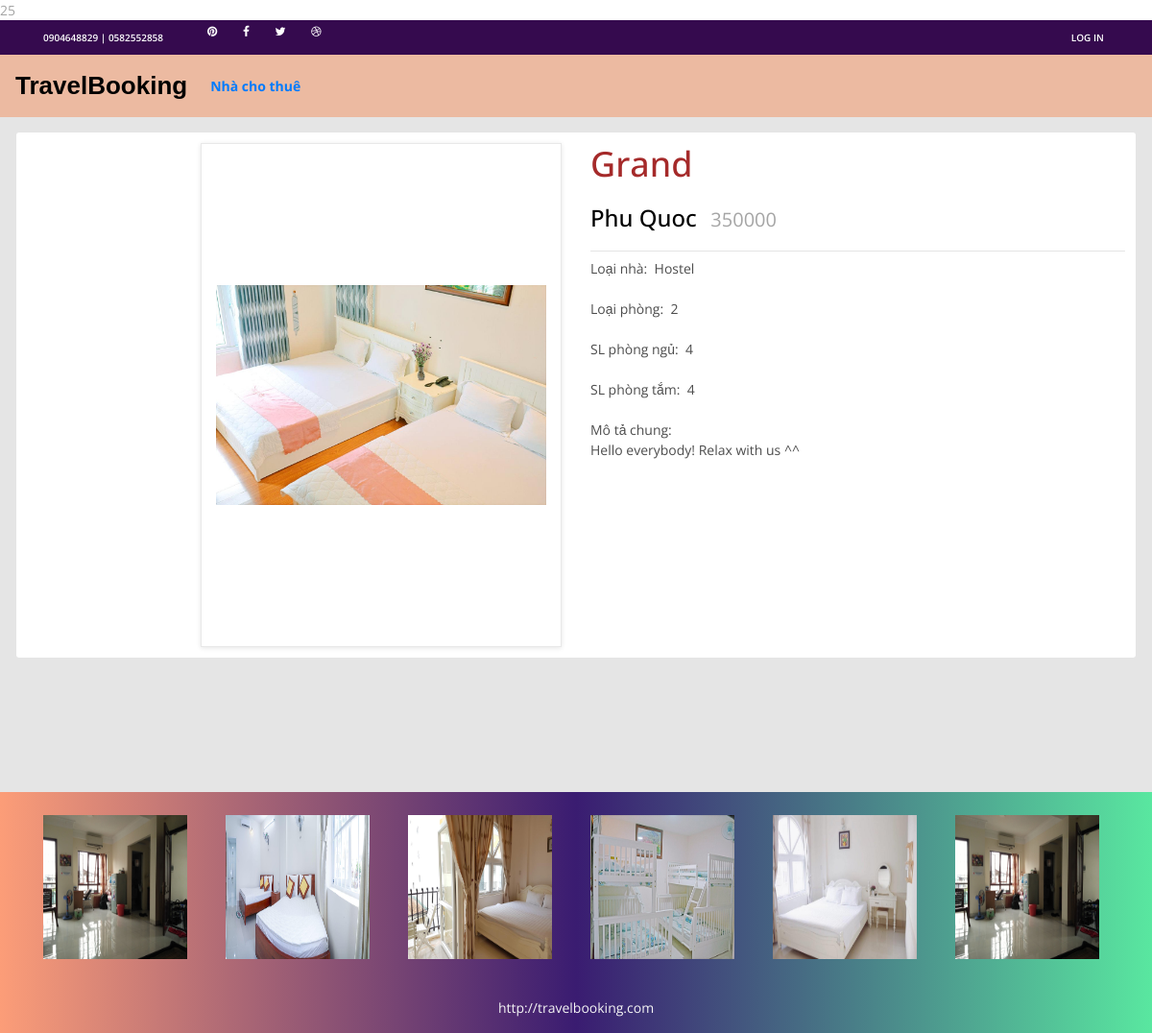
The page /roomdetails.php?id=25 on the database its author committed.
### tables this page shows
CREATE TABLE `uptohouse` (
  `ID` int(10) NOT NULL,
  `TenNha` varchar(20) DEFAULT NULL,
  `LoaiNha` varchar(15) DEFAULT NULL,
  `LoaiPhong` varchar(15) DEFAULT NULL,
  `DiaChi` varchar(30) DEFAULT NULL,
  `SLphongNgu` int(10) DEFAULT NULL,
  `SLphongTam` int(10) NOT NULL,
  `GiaTienTheoDem` int(8) DEFAULT NULL,
  `MoTaChung` varchar(150) NOT NULL,
  `HinhAnh` varchar(100) DEFAULT NULL,
  `IDuser` int(10) DEFAULT NULL,
  `NoiBat` int(3) DEFAULT NULL
);

### roomdetails.php (the view, shortened to what this page needs)
<?php
    include_once('connectmysql.php');
    $id = $_GET['id'];
    $sql = "SELECT * FROM `uptohouse` WHERE ID = '$id'";
    $query = mysqli_query($conn,$sql);
?>
<!DOCTYPE html>
<html lang="en">
<head>
    <link rel="stylesheet" href="roomdetails.css"/>
    <link rel="stylesheet" href="https://maxcdn.bootstrapcdn.com/bootstrap/4.0.0/css/bootstrap.min.css">
    <link rel="stylesheet" href="https://use.fontawesome.com/releases/v5.7.2/css/all.css">
    <link rel="stylesheet" href="https://use.fontawesome.com/releases/v5.8.2/css/all.css">
    <link rel="stylesheet" href="https://stackpath.bootstrapcdn.com/font-awesome/4.7.0/css/font-awesome.min.css">
    <link rel="stylesheet" type="text/css" href="plugins/OwlCarousel2-2.2.1/owl.carousel.css">
    <link rel="stylesheet" type="text/css" href="plugins/OwlCarousel2-2.2.1/owl.theme.default.css">
    <link rel="stylesheet" type="text/css" href="plugins/OwlCarousel2-2.2.1/animate.css">
    <link rel="stylesheet" type="text/css" href="styles/main_styles.css">
    <link rel="stylesheet" type="text/css" href="styles/responsive.css">
</head>
<body>
        <div class="top_bar">
			<div class="container">
				<div class="row">
					<div class="col d-flex flex-row">
						<div class="phone">0904648829 | 0582552858</div>
						<div class="social">
							<ul class="social_list">
								<li class="social_list_item"><a href="#"><i class="fa fa-pinterest" aria-hidden="true"></i></a></li>
								<li class="social_list_item"><a href="#"><i class="fa fa-facebook" aria-hidden="true"></i></a></li>
								<li class="social_list_item"><a href="#"><i class="fa fa-twitter" aria-hidden="true"></i></a></li>
								<li class="social_list_item"><a href="#"><i class="fa fa-dribbble" aria-hidden="true"></i></a></li>
							</ul>
						</div>
						<div class="user_box ml-auto">
                            <?php if(!isset($_SESSION['fmail'])){ ?>
							<div class="user_box_register user_box_link"><a href="indexbooking/indexbooking.php">Log in &nbsp;</a></div>
							<?php } ?>
						</div>
					</div>
				</div>
			</div>
		</div>
        <nav class="navbar navbar-expand-lg darkgray-bg"  style="font-weight: bold">
            <a class="navbar-brand" href="home.php"><span style="font-size: 26px; font-family:'Trebuchet MS', 'Lucida Sans Unicode', 'Lucida Grande', 'Lucida Sans', Arial, sans-serif">TravelBooking</span></a>
            <div class="collapse navbar-collapse" id="navbarSupportedContent1">
            <ul class="navbar-nav mr-auto">
				<li class="nav-item">
                <a class="nav-link" href="theroom.php">Nhà cho thuê</a>
                </li>
            </ul>
            </div>
        </nav>
<div class="super_container">
    <div class="single_product">
        <div class="container-fluid" style=" background-color: #fff; padding: 11px;">
            <div class="row">
                <div class="col-lg-2 order-lg-1 order-2">
                </div>
                <?php while ($row = mysqli_fetch_assoc($query)) {
                    ?>
                <div class="col-lg-4 order-lg-2 order-1">
                    <div class="image_selected"><img src="image/<?php echo $row ['HinhAnh'];?>" alt=""></div>
                </div>
                <div class="col-lg-6 order-3">
                    <div class="product_description">
                        <div class="product_name"><h2><?php  echo $row['TenNha']; ?></h2></div>
                        <div>
                            <span class="product_price"><?php  echo $row['DiaChi']; ?></span>&nbsp;&nbsp;&nbsp;
                            <span style="font-size: 20px"><?php  echo $row['GiaTienTheoDem']; ?>
                        </div>
                        <hr class="singleline">
                        <div> <span class="product_info">Loại nhà: &nbsp;<?php  echo $row['LoaiNha']; ?></span></div>
                        <br>
                        <div> <span class="product_info">Loại phòng: &nbsp;<?php  echo $row['LoaiPhong']; ?></span></div>
                        <br>
                        <div> <span class="product_info">SL phòng ngủ: &nbsp;<?php  echo $row['SLphongNgu']; ?></span></div>
                        <br>
                        <div> <span class="product_info">SL phòng tắm: &nbsp;<?php  echo $row['SLphongTam']; ?></span></div>
                        <br>
                        <div> <span class="product_info">Mô tả chung: <br><?php  echo $row['MoTaChung']; ?></span></div>
                        <br><br>
                    </div>
                </div>
                <?php } ?>
            </div>
        </div>
    </div>
</div>
    <footer class="page-footer font-small mdb-color bg-cl pt-4">
        <div class="container">
            <div class="row">
            <?php
                    $sql = "SELECT * FROM `uptohouse` ORDER BY RAND() LIMIT 6";
                    $exec = $conn->query($sql);
                    while($row = $exec->fetch_assoc()){
            ?>
                <div class="col-lg-2 col-md-12 mb-4">
                <div class="view overlay z-depth-1-half">
                    <img src="image/<?php echo $row ['HinhAnh'];?>" class="img-st">
                </div>
                </div>
            <?php } ?>
            </div>
        </div>
        <div class="footer-copyright text-center py-3">
        <a style="color: whitesmoke" href=""> http://travelbooking.com</a>
        </div>
    </footer>
</body>
</html>

### roomdetails.css (style rules this page uses)
.bg-cl { background-image: linear-gradient(to right, #fc9d78, #3a1c71, #59e7a0); }
.darkgray-bg { background-color: #ecbaa1; }
.navbar-brand { color: black; }
.img-st { width: 150px; height: 150px; }
.container-fluid { border-radius: 3px; }
.single_product { padding-top: 66px; padding-bottom: 140px; background-color: #e5e5e5; margin-top: 0px; padding: 17px; }
.product_name { color: brown; font-weight: bold; margin-top: 0px }
.product_price { color: #000; display: inline-block; font-size: 24px; font-weight: 500; margin-top: 9px; clear: left }
.singleline { margin-top: 1rem; margin-bottom: .40rem; border: 0; border-top: 1px solid rgba(0, 0, 0, .1) }
.product_info { color: #4d4d4d; display: inline-block }
.product_description { padding-left: 0px }
.image_selected { display: -webkit-box; display: -moz-box; display: -ms-flexbox; display: -webkit-flex; display: flex; flex-direction: column; justify-content: center; align-items: center; width: calc(100% + 15px); height: 525px; -webkit-transform: translateX(-15px); -moz-transform: translateX(-15px); -ms-transform: translateX(-15px); -o-transform: translateX(-15px); transform: translateX(-15px); border: solid 1px #e8e8e8; box-shadow: 0px 0px 0px rgba(0, 0, 0, 0.1); overflow: hidden; padding: 15px }
* { margin: 0; padding: 0; -webkit-font-smoothing: antialiased; -webkit-text-shadow: rgba(0, 0, 0, .01) 0 0 1px; text-shadow: rgba(0, 0, 0, .01) 0 0 1px }
body { font-family: 'Rubik', sans-serif; font-size: 14px; font-weight: 400; background: #FFFFFF; color: #000000 }
div { display: block; position: relative; -webkit-box-sizing: border-box; -moz-box-sizing: border-box; box-sizing: border-box }
ul { list-style: none; margin-bottom: 0px }
.single_product { padding-top: 16px; padding-bottom: 140px }
.image_selected { display: -webkit-box; display: -moz-box; display: -ms-flexbox; display: -webkit-flex; display: flex; flex-direction: column; justify-content: center; align-items: center; width: calc(100% + 15px); height: 525px; -webkit-transform: translateX(-15px); -moz-transform: translateX(-15px); -ms-transform: translateX(-15px); -o-transform: translateX(-15px); transform: translateX(-15px); border: solid 1px #e8e8e8; box-shadow: 0px 1px 5px rgba(0, 0, 0, 0.1); overflow: hidden; padding: 15px }
.image_selected img { max-width: 100% }

### styles/main_styles.css (style rules this page uses)
* { margin: 0; padding: 0; -webkit-font-smoothing: antialiased; -webkit-text-shadow: rgba(0, 0, 0, .01) 0 0 1px; text-shadow: rgba(0, 0, 0, .01) 0 0 1px; }
body { font-family: 'Open Sans', sans-serif; font-size: 14px; font-weight: 400; background: #FFFFFF; color: #a5a5a5; }
div { display: block; position: relative; -webkit-box-sizing: border-box; -moz-box-sizing: border-box; box-sizing: border-box; }
ul { list-style: none; margin-bottom: 0px; }
a, a:hover, a:visited, a:active, a:link { text-decoration: none; -webkit-font-smoothing: antialiased; -webkit-text-shadow: rgba(0, 0, 0, .01) 0 0 1px; text-shadow: rgba(0, 0, 0, .01) 0 0 1px; }
h2 { font-size: 36px; }
h1, h2, h3, h4, h5, h6 { font-family: 'Open Sans', sans-serif; -webkit-font-smoothing: antialiased; -webkit-text-shadow: rgba(0, 0, 0, .01) 0 0 1px; text-shadow: rgba(0, 0, 0, .01) 0 0 1px; }
.super_container { width: 100%; overflow: hidden; }
.top_bar { width: 100%; height: 36px; background: #350a4e; -webkit-transition: all 400ms ease; -moz-transition: all 400ms ease; -ms-transition: all 400ms ease; -o-transition: all 400ms ease; transition: all 400ms ease; }
.phone { display: inline-block; margin-right: 36px; line-height: 36px; font-size: 10px; font-weight: 600; color: #FFFFFF; }
.social_list_item { position: relative; display: inline-block; margin-right: 3px; }
.social_list_item:last-child { margin-right: 0px; }
.social_list_item a { display: block; width: 100%; padding-left: 10px; padding-right: 10px; line-height: 36px; }
.social_list_item a i { font-size: 12px; color: #FFFFFF; -webkit-transition: all 200ms ease; -moz-transition: all 200ms ease; -ms-transition: all 200ms ease; -o-transition: all 200ms ease; transition: all 200ms ease; }
.user_box_link { display: inline-block; }
.user_box_link a { display: block; font-size: 10px; line-height: 36px; font-weight: 600; color: #FFFFFF; text-transform: uppercase; }

### rows shown on the page
uptohouse: HinhAnh (picture), TenNha "Grand", DiaChi "Phu Quoc", GiaTienTheoDem "350000", LoaiNha "Hostel", LoaiPhong "2", SLphongNgu "4", SLphongTam "4", MoTaChung "Hello everybody! Relax with us ^^"
uptohouse: HinhAnh (picture)
uptohouse: HinhAnh (picture)
uptohouse: HinhAnh (picture)
uptohouse: HinhAnh (picture)
uptohouse: HinhAnh (picture)
uptohouse: HinhAnh (picture)
